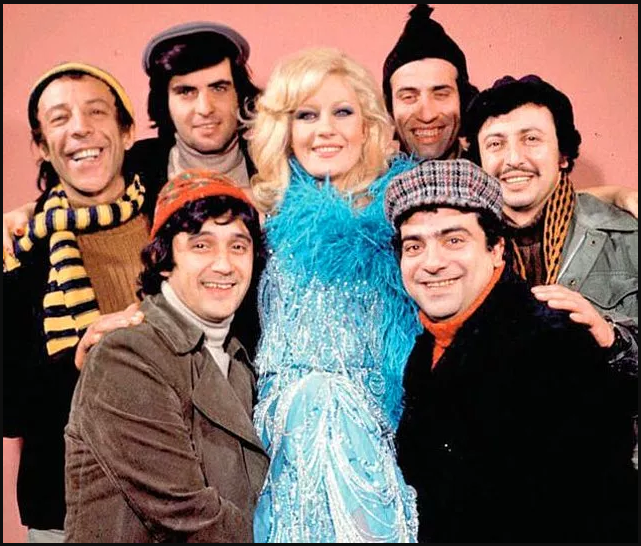
#> input picture image_square/mavi_boncuk.png, 641 x 546 px
$ python img_square.py
#> lines starting #> are read from the running program, lines starting #| are printed output that depends on the picture; after the words box and inside, x2 and y2 are one past the last pixel; in counts of white or black regions, pixels touching at a corner belong together
import cv2
import numpy as np


img = cv2.imread("mavi_boncuk.png")
#> img is the input picture: shape (546, 641, 3); mean B, G, R 97, 104.6, 127.2


cv2.rectangle(img,(260,180),(380,55),(0,0,183),3)
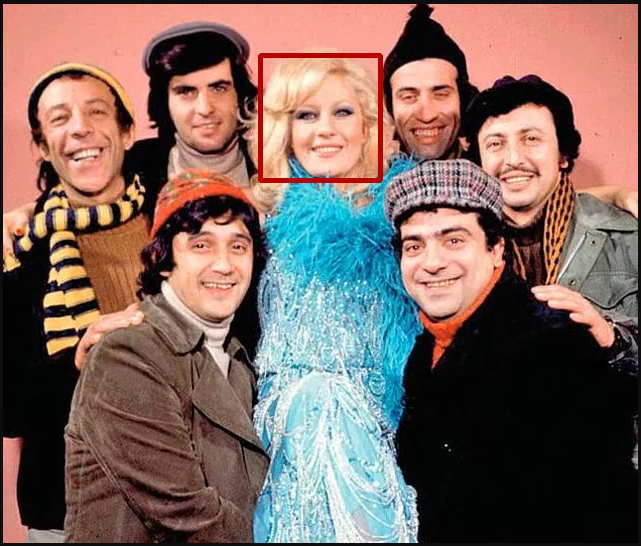
#> img: shape (546, 641, 3); 0.7% of pixels changed, all inside (x1, y1, x2, y2) = (258, 53, 383, 183)

"""
cv2.rectangle metodu içinde img değişkeni için '()' oval parantez kullanılarak x,y kordinat değeri verildi.
1.parametre x,y kordinatı (sol alt köşe)
2.parametre x,y koddinatı (sağ üst köşe)
3.parametre rgb renk değeri (border rengi)
4.parametre border kalınlık değeri
"""

cv2.imshow("Image Square",img)


cv2.waitKey(0)
cv2.destroyAllWindows()
